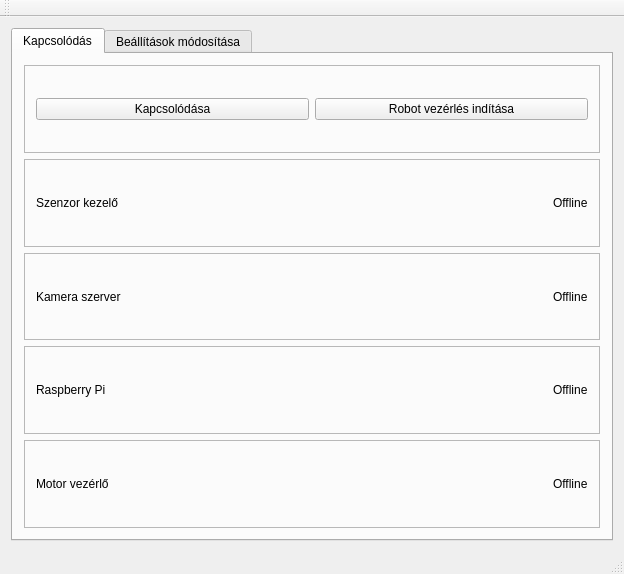
<?xml version="1.0" encoding="UTF-8"?>
<ui version="4.0">
 <class>ControllPanel</class>
 <widget class="QMainWindow" name="ControllPanel">
  <property name="geometry">
   <rect>
    <x>0</x>
    <y>0</y>
    <width>624</width>
    <height>574</height>
   </rect>
  </property>
  <property name="windowTitle">
   <string>ControllPanel</string>
  </property>
  <widget class="QWidget" name="centralWidget">
   <layout class="QGridLayout" name="gridLayout">
    <item row="0" column="0">
     <widget class="QTabWidget" name="tabWidget">
      <property name="currentIndex">
       <number>0</number>
      </property>
      <widget class="QWidget" name="tab_5">
       <attribute name="title">
        <string>Kapcsolódás</string>
       </attribute>
       <layout class="QVBoxLayout" name="verticalLayout_4">
        <item>
         <widget class="QFrame" name="frame_7">
          <property name="frameShape">
           <enum>QFrame::StyledPanel</enum>
          </property>
          <property name="frameShadow">
           <enum>QFrame::Raised</enum>
          </property>
          <layout class="QHBoxLayout" name="horizontalLayout">
           <item>
            <widget class="QPushButton" name="connectButton">
             <property name="text">
              <string>Kapcsolódása</string>
             </property>
            </widget>
           </item>
           <item>
            <widget class="QPushButton" name="startButton">
             <property name="text">
              <string>Robot vezérlés indítása</string>
             </property>
            </widget>
           </item>
          </layout>
         </widget>
        </item>
        <item>
         <widget class="QFrame" name="sensorFrame_2">
          <property name="frameShape">
           <enum>QFrame::StyledPanel</enum>
          </property>
          <property name="frameShadow">
           <enum>QFrame::Raised</enum>
          </property>
          <layout class="QHBoxLayout" name="horizontalLayout_9">
           <item>
            <widget class="QLabel" name="label">
             <property name="text">
              <string>Szenzor kezelő</string>
             </property>
            </widget>
           </item>
           <item>
            <spacer name="horizontalSpacer_2">
             <property name="orientation">
              <enum>Qt::Horizontal</enum>
             </property>
             <property name="sizeHint" stdset="0">
              <size>
               <width>40</width>
               <height>20</height>
              </size>
             </property>
            </spacer>
           </item>
           <item>
            <widget class="QLabel" name="sensorLabel">
             <property name="text">
              <string>Offline</string>
             </property>
            </widget>
           </item>
          </layout>
         </widget>
        </item>
        <item>
         <widget class="QFrame" name="cameraFrame_2">
          <property name="frameShape">
           <enum>QFrame::StyledPanel</enum>
          </property>
          <property name="frameShadow">
           <enum>QFrame::Raised</enum>
          </property>
          <layout class="QHBoxLayout" name="horizontalLayout_8">
           <item>
            <widget class="QLabel" name="label_7">
             <property name="text">
              <string>Kamera szerver</string>
             </property>
            </widget>
           </item>
           <item>
            <spacer name="horizontalSpacer_4">
             <property name="orientation">
              <enum>Qt::Horizontal</enum>
             </property>
             <property name="sizeHint" stdset="0">
              <size>
               <width>40</width>
               <height>20</height>
              </size>
             </property>
            </spacer>
           </item>
           <item>
            <widget class="QLabel" name="cameraLabel">
             <property name="text">
              <string>Offline</string>
             </property>
            </widget>
           </item>
          </layout>
         </widget>
        </item>
        <item>
         <widget class="QFrame" name="rpiFrame_2">
          <property name="frameShape">
           <enum>QFrame::StyledPanel</enum>
          </property>
          <property name="frameShadow">
           <enum>QFrame::Raised</enum>
          </property>
          <layout class="QHBoxLayout" name="horizontalLayout_7">
           <item>
            <widget class="QLabel" name="label_8">
             <property name="text">
              <string>Raspberry Pi</string>
             </property>
            </widget>
           </item>
           <item>
            <spacer name="horizontalSpacer_5">
             <property name="orientation">
              <enum>Qt::Horizontal</enum>
             </property>
             <property name="sizeHint" stdset="0">
              <size>
               <width>40</width>
               <height>20</height>
              </size>
             </property>
            </spacer>
           </item>
           <item>
            <widget class="QLabel" name="rpiLabel">
             <property name="text">
              <string>Offline</string>
             </property>
            </widget>
           </item>
          </layout>
         </widget>
        </item>
        <item>
         <widget class="QFrame" name="motorFrame_2">
          <property name="frameShape">
           <enum>QFrame::StyledPanel</enum>
          </property>
          <property name="frameShadow">
           <enum>QFrame::Raised</enum>
          </property>
          <layout class="QHBoxLayout" name="horizontalLayout_4">
           <item>
            <widget class="QLabel" name="label_9">
             <property name="text">
              <string>Motor vezérlő</string>
             </property>
            </widget>
           </item>
           <item>
            <spacer name="horizontalSpacer_6">
             <property name="orientation">
              <enum>Qt::Horizontal</enum>
             </property>
             <property name="sizeHint" stdset="0">
              <size>
               <width>40</width>
               <height>20</height>
              </size>
             </property>
            </spacer>
           </item>
           <item>
            <widget class="QLabel" name="motorLabel">
             <property name="text">
              <string>Offline</string>
             </property>
            </widget>
           </item>
          </layout>
         </widget>
        </item>
       </layout>
      </widget>
      <widget class="QWidget" name="tab_6">
       <attribute name="title">
        <string>Beállítások módosítása</string>
       </attribute>
       <layout class="QGridLayout" name="gridLayout_9">
        <item row="0" column="0">
         <widget class="QToolBox" name="toolBox_2">
          <property name="currentIndex">
           <number>1</number>
          </property>
          <widget class="QWidget" name="page_4">
           <property name="geometry">
            <rect>
             <x>0</x>
             <y>0</y>
             <width>100</width>
             <height>30</height>
            </rect>
           </property>
           <attribute name="label">
            <string>Kapcsolat a mobil telefonnal</string>
           </attribute>
          </widget>
          <widget class="QWidget" name="page_5">
           <property name="geometry">
            <rect>
             <x>0</x>
             <y>0</y>
             <width>584</width>
             <height>352</height>
            </rect>
           </property>
           <attribute name="label">
            <string>Kapcsolat a Raspberry Pi-vel</string>
           </attribute>
           <layout class="QGridLayout" name="gridLayout_10">
            <item row="0" column="0">
             <widget class="QFrame" name="frame">
              <property name="frameShape">
               <enum>QFrame::StyledPanel</enum>
              </property>
              <property name="frameShadow">
               <enum>QFrame::Raised</enum>
              </property>
              <layout class="QVBoxLayout" name="verticalLayout">
               <item>
                <widget class="QLabel" name="label_5">
                 <property name="text">
                  <string>Szerver IP</string>
                 </property>
                </widget>
               </item>
               <item>
                <widget class="QLabel" name="label_10">
                 <property name="text">
                  <string>Ha USB tethert használ a robot akkor: 192.168.42.62
Ha USB stick-et használ akkor: 192.168.43.80
</string>
                 </property>
                </widget>
               </item>
               <item>
                <widget class="QLineEdit" name="RPI_IP_Edit">
                 <property name="whatsThis">
                  <string>&lt;!DOCTYPE HTML PUBLIC &quot;-//W3C//DTD HTML 4.0//EN&quot; &quot;http://www.w3.org/TR/REC-html40/strict.dtd&quot;&gt;
&lt;html&gt;&lt;head&gt;&lt;meta name=&quot;qrichtext&quot; content=&quot;1&quot; /&gt;&lt;style type=&quot;text/css&quot;&gt;
p, li { white-space: pre-wrap; }
&lt;/style&gt;&lt;/head&gt;&lt;body style=&quot; font-family:'Ubuntu'; font-size:11pt; font-weight:400; font-style:normal;&quot;&gt;
&lt;table style=&quot;-qt-table-type: root; margin-top:4px; margin-bottom:4px; margin-left:4px; margin-right:4px;&quot;&gt;
&lt;tr&gt;
&lt;td style=&quot;border: none;&quot;&gt;
&lt;p style=&quot; margin-top:0px; margin-bottom:0px; margin-left:0px; margin-right:0px; -qt-block-indent:0; text-indent:0px;&quot;&gt;Szerver IP címe.&lt;br /&gt;Ha USB tethert használ a robot akkor: 192.168.42.62&lt;/p&gt;
&lt;p style=&quot; margin-top:0px; margin-bottom:0px; margin-left:0px; margin-right:0px; -qt-block-indent:0; text-indent:0px;&quot;&gt;Ha USB stick-et használ akkor: 192.168.43.80&lt;/p&gt;
&lt;p style=&quot;-qt-paragraph-type:empty; margin-top:0px; margin-bottom:0px; margin-left:0px; margin-right:0px; -qt-block-indent:0; text-indent:0px;&quot;&gt;&lt;/p&gt;&lt;/td&gt;&lt;/tr&gt;&lt;/table&gt;&lt;/body&gt;&lt;/html&gt;</string>
                 </property>
                 <property name="text">
                  <string>192.168.42.62</string>
                 </property>
                </widget>
               </item>
              </layout>
             </widget>
            </item>
            <item row="1" column="0">
             <widget class="QFrame" name="frame_2">
              <property name="frameShape">
               <enum>QFrame::StyledPanel</enum>
              </property>
              <property name="frameShadow">
               <enum>QFrame::Raised</enum>
              </property>
              <layout class="QHBoxLayout" name="horizontalLayout_2">
               <item>
                <widget class="QLabel" name="label_3">
                 <property name="text">
                  <string>Port</string>
                 </property>
                </widget>
               </item>
               <item>
                <widget class="QLineEdit" name="RPI_Port_Edit">
                 <property name="text">
                  <string>8888</string>
                 </property>
                </widget>
               </item>
              </layout>
             </widget>
            </item>
            <item row="2" column="0">
             <widget class="QPushButton" name="rpiButton">
              <property name="text">
               <string>Beállítások alkalmazása</string>
              </property>
             </widget>
            </item>
            <item row="2" column="1">
             <spacer name="horizontalSpacer">
              <property name="orientation">
               <enum>Qt::Horizontal</enum>
              </property>
              <property name="sizeHint" stdset="0">
               <size>
                <width>40</width>
                <height>20</height>
               </size>
              </property>
             </spacer>
            </item>
           </layout>
          </widget>
          <widget class="QWidget" name="page_6">
           <property name="geometry">
            <rect>
             <x>0</x>
             <y>0</y>
             <width>203</width>
             <height>224</height>
            </rect>
           </property>
           <attribute name="label">
            <string>Kapcsolat a kamera szerverrel</string>
           </attribute>
           <layout class="QGridLayout" name="gridLayout_11">
            <item row="0" column="0">
             <widget class="QFrame" name="frame_3">
              <property name="frameShape">
               <enum>QFrame::StyledPanel</enum>
              </property>
              <property name="frameShadow">
               <enum>QFrame::Raised</enum>
              </property>
              <layout class="QVBoxLayout" name="verticalLayout_6">
               <item>
                <widget class="QFrame" name="frame_6">
                 <property name="frameShape">
                  <enum>QFrame::StyledPanel</enum>
                 </property>
                 <property name="frameShadow">
                  <enum>QFrame::Raised</enum>
                 </property>
                 <layout class="QHBoxLayout" name="horizontalLayout_6">
                  <item>
                   <widget class="QLabel" name="label_2">
                    <property name="text">
                     <string>Szerver IP </string>
                    </property>
                   </widget>
                  </item>
                  <item>
                   <widget class="QLineEdit" name="Cam_IP_Edit">
                    <property name="text">
                     <string>192.168.43.1</string>
                    </property>
                   </widget>
                  </item>
                 </layout>
                </widget>
               </item>
               <item>
                <widget class="QFrame" name="frame_5">
                 <property name="frameShape">
                  <enum>QFrame::StyledPanel</enum>
                 </property>
                 <property name="frameShadow">
                  <enum>QFrame::Raised</enum>
                 </property>
                 <layout class="QHBoxLayout" name="horizontalLayout_5">
                  <item>
                   <widget class="QLabel" name="label_6">
                    <property name="text">
                     <string>Port </string>
                    </property>
                   </widget>
                  </item>
                  <item>
                   <widget class="QLineEdit" name="Cam_Port_Edit">
                    <property name="text">
                     <string>8080</string>
                    </property>
                   </widget>
                  </item>
                 </layout>
                </widget>
               </item>
               <item>
                <widget class="QFrame" name="frame_4">
                 <property name="frameShape">
                  <enum>QFrame::StyledPanel</enum>
                 </property>
                 <property name="frameShadow">
                  <enum>QFrame::Raised</enum>
                 </property>
                 <layout class="QHBoxLayout" name="horizontalLayout_3">
                  <item>
                   <widget class="QLabel" name="label_4">
                    <property name="text">
                     <string>FPS </string>
                    </property>
                   </widget>
                  </item>
                  <item>
                   <widget class="QSpinBox" name="Cam_fpsBox"/>
                  </item>
                 </layout>
                </widget>
               </item>
              </layout>
             </widget>
            </item>
            <item row="1" column="0">
             <widget class="QPushButton" name="cameraButton">
              <property name="text">
               <string>Beállítások alkalmazása</string>
              </property>
             </widget>
            </item>
            <item row="0" column="1">
             <spacer name="horizontalSpacer_3">
              <property name="orientation">
               <enum>Qt::Horizontal</enum>
              </property>
              <property name="sizeHint" stdset="0">
               <size>
                <width>40</width>
                <height>20</height>
               </size>
              </property>
             </spacer>
            </item>
           </layout>
          </widget>
         </widget>
        </item>
       </layout>
      </widget>
     </widget>
    </item>
   </layout>
  </widget>
  <widget class="QMenuBar" name="menuBar">
   <property name="geometry">
    <rect>
     <x>0</x>
     <y>0</y>
     <width>624</width>
     <height>25</height>
    </rect>
   </property>
  </widget>
  <widget class="QToolBar" name="mainToolBar">
   <attribute name="toolBarArea">
    <enum>TopToolBarArea</enum>
   </attribute>
   <attribute name="toolBarBreak">
    <bool>false</bool>
   </attribute>
  </widget>
  <widget class="QStatusBar" name="statusBar"/>
 </widget>
 <layoutdefault spacing="6" margin="11"/>
 <resources/>
 <connections/>
</ui>
